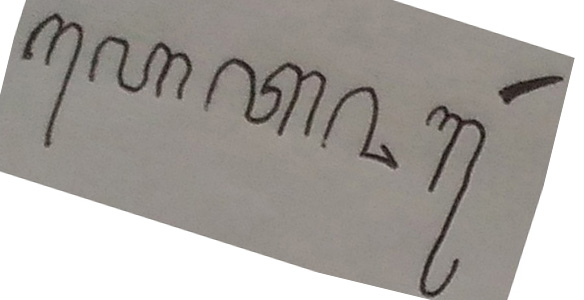
#> input picture miring.jpg, 584 x 300 px
$ python 'detect copy.py'
#> lines starting #> are read from the running program, lines starting #| are printed output that depends on the picture; after the words box and inside, x2 and y2 are one past the last pixel; in counts of white or black regions, pixels touching at a corner belong together; long printed decimals are rounded
import cv2
import numpy as np
from scipy.ndimage import interpolation as inter
import math


# [32 lines of commented-out code are left out]


img = cv2.imread('miring.jpg')
#> img is the input picture: shape (300, 584, 3); mean B, G, R 161.2, 165.4, 169.4
# 1) grayscale
gray = cv2.cvtColor(img, cv2.COLOR_BGR2GRAY)
# 2) brighten image
# brighten = gray + 50
brightness = 50
contrast = 30
brighten = np.int16(gray)
brighten = brighten * (contrast/127+1) - contrast + brightness
brighten = np.clip(brighten, 0, 255)
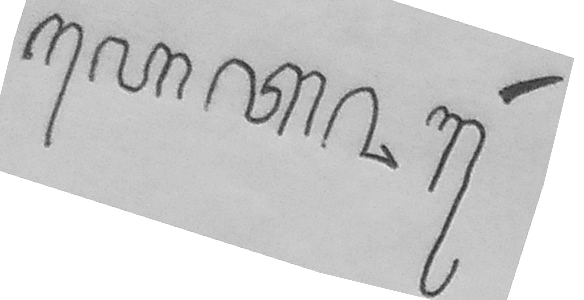
#> brighten: shape (300, 584) float64; min 31.13, max 255, mean 205.6
brighten = np.uint8(brighten)
denoise = cv2.fastNlMeansDenoising(brighten)
# 3) binary
ret, thresh = cv2.threshold(denoise, 127, 255, cv2.THRESH_BINARY)
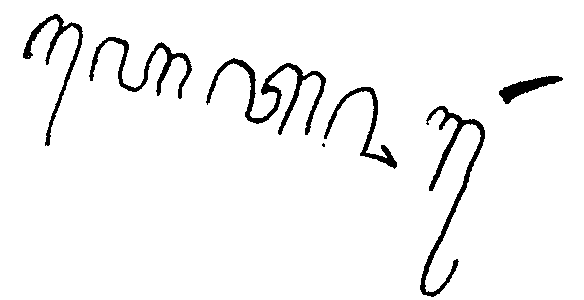
#> thresh: shape (300, 584); 95.7% white; 7 black regions (1 under 20 px)
# [6 lines of commented-out code are left out]
res_h = int(img.shape[0] * .5)
#> res_h = 150
res_w = int(img.shape[1] * .5)
#> res_w = 292
resized = cv2.resize(thresh, (res_w, res_h),  interpolation=cv2.INTER_AREA)
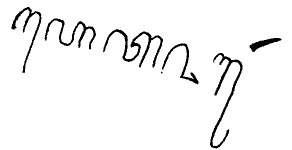
#> resized: shape (150, 292); min 0, max 255, mean 244.1
# [18 lines of commented-out code are left out]
contours, hier = cv2.findContours(resized, cv2.RETR_TREE, cv2.CHAIN_APPROX_SIMPLE)
#> contours = 26 contours, 11 with area under 20; largest, box (x1, y1, x2, y2) and area: (0, 0, 292, 150) 43359, (209, 52, 243, 149) 430, (108, 29, 155, 68) 368, (167, 43, 199, 85) 214, (70, 21, 97, 50) 200
bounding = resized.copy()
w_angles = np.array([])
h_angles = np.array([])
for c in contours:
    x, y, w, h = cv2.boundingRect(c)
    # draw a green rectangle to visualize the bounding rect
    cv2.rectangle(bounding, (x, y), (x+w, y+h), (0, 255, 0), 2)
    rect = cv2.minAreaRect(c)
    center, hw, angle = rect
    hi, wd = hw
    angle = (90 + angle)
    if angle != 0.0:
        if wd > hi:
            w_angles = np.append(w_angles, [angle])
        else:
            h_angles = np.append(h_angles, [angle])
#> this loop made 26 passes
#> (c, x, y, w, h, rect, angle, hi) on passes 4 to 5: ([[160, 72], [161, 71], [162, 72], [161, 73]], 160, 71, 3, 3, ((161, 72), (1.41, 1.41), -45), 45, 1.41), ([[161, 68], [162, 67], [163, 68], [162, 69]], 161, 67, 3, 3, ((162, 68), (1.41, 1.41), -45), 45, 1.41)
#> (x, y, w, h, rect, angle, hi, wd) on passes 2, 3, 7, 8, 9, 10: (219, 140, 5, 6, ((221, 142.5), (4.95, 2.12), -45), 45, 4.95, 2.12), (222, 129, 8, 13, ((225.7, 135.1), (13, 3.55), -66.04), 23.96, 13, 3.55), (219, 60, 4, 6, ((220.5, 62.5), (4.24, 2.83), -45), 45, 4.24, 2.83), (24, 59, 3, 5, ((25, 61), (2.83, 2.83), -45), 45, 2.83, 2.83), (213, 56, 4, 5, ((214.5, 58), (3.54, 2.12), -45), 45, 3.54, 2.12), (25, 56, 3, 5, ((26, 58), (2.83, 2.83), -45), 45, 2.83, 2.83)
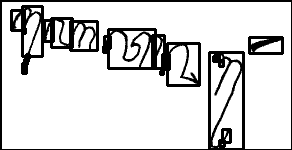
#> bounding: shape (150, 292); 11.87% of pixels changed, all inside (x1, y1, x2, y2) = (0, 0, 292, 150)
#> after the loop, h_angles = 19 values, max 66.5 at index 12, min 2.39 at index 14, mean 34.28
(h, w) = resized.shape[:2]
#> h = 150; w = 292
center = (w // 2, h // 2)
#> center = (146, 75)
a = 0
# print(w_angles)
# print(h_angles)
if h_angles.size > w_angles.size:
    a = np.mean(h_angles)
#> a = 34.28
else:
    a = np.mean(w_angles)
print(a)
#| 34.281
M = cv2.getRotationMatrix2D(center, a, 1.0)
#> M = [[0.826, 0.563, -16.88], [-0.563, 0.826, 95.26]]
rotated = cv2.warpAffine(resized, M, (w, h), flags=cv2.INTER_CUBIC,
                         borderMode=cv2.BORDER_REPLICATE)
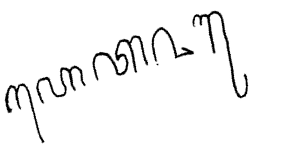
#> rotated: shape (150, 292); min 0, max 255, mean 245
# [43 lines of commented-out code are left out]
invert = cv2.bitwise_not(rotated)
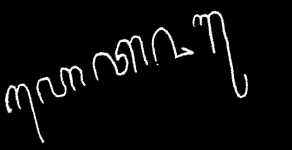
#> invert: shape (150, 292); min 0, max 255, mean 10
thinned = cv2.ximgproc.thinning(invert)
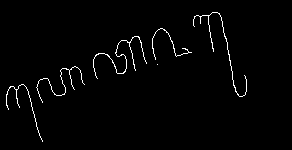
#> thinned: shape (150, 292); 1.7% white in thin lines or dots, all inside (x1, y1, x2, y2) = (6, 12, 247, 142)
# [17 lines of commented-out code are left out]
cv2.imshow('brighten', brighten)
# cv2.imshow('denoise', denoise)
# cv2.imshow('thres', thres)
# cv2.imshow('resized', resized)
cv2.imshow('bounding', bounding)
# cv2.imshow('invert', invert)
cv2.imshow('rotated', rotated)
cv2.imshow('thinning', thinned)
cv2.waitKey(0)

$ run again, with test.jpg copied over miring.jpg
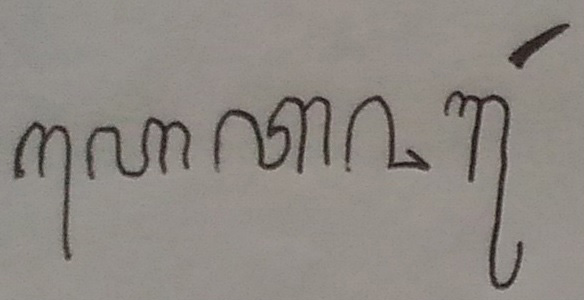
#> input picture test.jpg, 584 x 300 px
#> img is the input picture: shape (300, 584, 3); mean B, G, R 131.7, 137.2, 142.3
#> thresh: shape (300, 584); 95.2% white; 7 black regions (1 under 20 px)
#> contours = 16 contours, 6 with area under 20; largest, box (x1, y1, x2, y2) and area: (0, 0, 292, 150) 43359, (225, 45, 262, 145) 558, (112, 48, 155, 87) 395, (6, 60, 36, 130) 350, (172, 47, 215, 86) 280
#> the loop `for c in contours:` made 16 passes
#> (c, x, y, w, h, rect, angle, hi) on passes 3, 8, 9, 10: ([[173, 84], [174, 83], [175, 84], [174, 85]], 173, 83, 3, 3, ((174, 84), (1.41, 1.41), -45), 45, 1.41), ([[221, 55], [222, 54], [223, 55], [222, 56]], 221, 54, 3, 3, ((222, 55), (1.41, 1.41), -45), 45, 1.41), ([[153, 52], [154, 51], [155, 52], [154, 53]], 153, 51, 3, 3, ((154, 52), (1.41, 1.41), -45), 45, 1.41), ([[154, 51], [155, 50], [156, 51], [155, 52]], 154, 50, 3, 3, ((155, 51), (1.41, 1.41), -45), 45, 1.41)
#> after the loop `for c in contours:`:
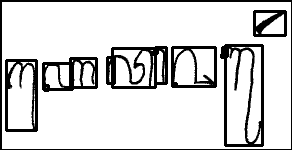
#> bounding: shape (150, 292); min 0, max 255, mean 214.8
#> a = 37.3
#| 37.300
#> M = [[0.795, 0.606, -15.59], [-0.606, 0.795, 103.8]]
#> `thinned = cv2.ximgproc.thinning(invert)`:
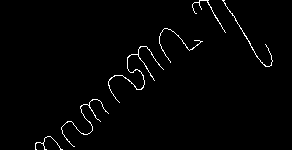
#> thinned: shape (150, 292); 1.5% white in thin lines or dots, all inside (x1, y1, x2, y2) = (35, 0, 273, 150)
